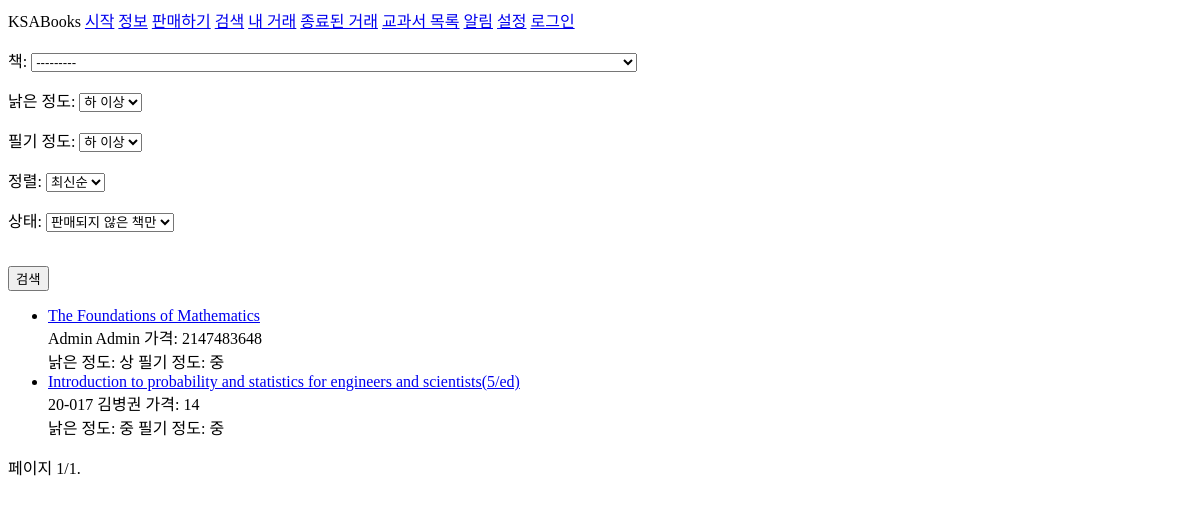
/search/, run on an earlier commit of the app's database.
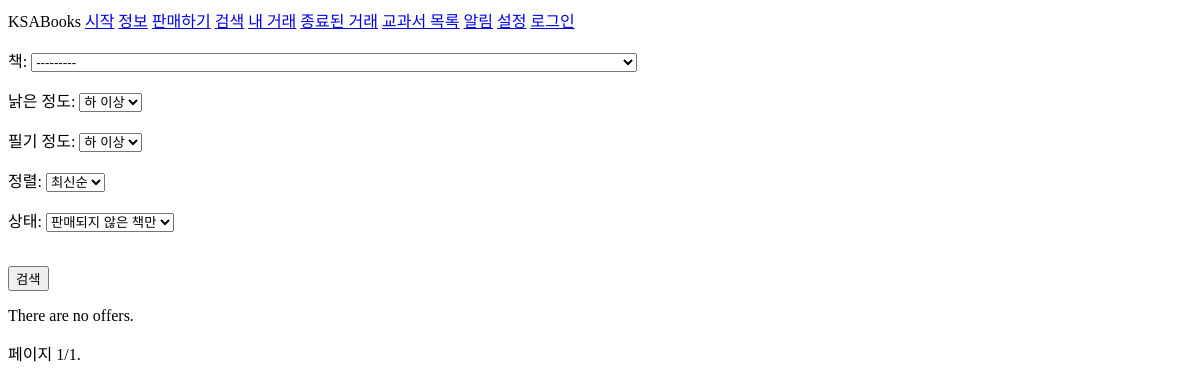
And on a later commit of the database.
### ksa_books_app/models.py (models this page shows)
class Offer(models.Model):
    seller = models.ForeignKey(settings.AUTH_USER_MODEL, on_delete=models.SET_NULL, null=True,
                               related_name='offer_seller')
    buyer = models.ForeignKey(settings.AUTH_USER_MODEL, on_delete=models.SET_NULL, null=True, blank=True,
                              related_name='offer_buyer')
    want_users = models.ManyToManyField(settings.AUTH_USER_MODEL, blank=True)
    seller_done = models.BooleanField(null=True, default=False)
    buyer_done = models.BooleanField(null=True, default=False)
    book = models.ForeignKey(Book, on_delete=models.SET_NULL, null=True, verbose_name='책')
    price = models.PositiveIntegerField(verbose_name='판매 가격')
    worn_degree = models.CharField(choices=QUALITY, max_length=1, verbose_name='낡은 정도')
    worn_explain = models.TextField(verbose_name='설명', null=True, blank=True)
    note_degree = models.CharField(choices=QUALITY, max_length=1, verbose_name='필기 정도')
    note_explain = models.TextField(verbose_name='설명', null=True, blank=True)
    other = models.TextField(verbose_name='기타 내용', null=True, blank=True)
    date_time = models.DateTimeField(auto_now_add=True, null=True)
    views = models.IntegerField(default=0)
    def get_absolute_url(self):
        return reverse('check-offer', args=[str(self.id)])

class Book(models.Model):
    title = models.CharField(max_length=100, verbose_name='제목')
    author = models.CharField(max_length=100, verbose_name='저자')
    courses = models.ManyToManyField(Course, verbose_name='과목')
    subject = models.ForeignKey(Subject, verbose_name='교과', on_delete=models.SET_NULL, null=True)
    publisher = models.CharField(max_length=100, verbose_name='출판사')
    isbn = models.CharField(max_length=13, verbose_name='ISBN',
                            help_text='13 Character <a href="https://www.isbn-international.org/content/what-isbn">ISBN number</a>')
    list_price = models.PositiveIntegerField(verbose_name='정가', null=True, blank=True)
    group_price = models.PositiveIntegerField(verbose_name='공동구매 가격', null=True, blank=True)
    using = models.BooleanField(verbose_name='사용 여부')
    class Meta:
        permissions = (
            ('load_data', 'Can load data'),
        )
        ordering = ['subject']
    def __str__(self):
        return f'({self.subject}, {self.display_courses()}){self.title}'
    def display_courses(self):
        return ', '.join([str(c) for c in self.courses.all()])
    display_courses.short_description = '수업'

class StudentUser(AbstractBaseUser, PermissionsMixin):
    objects = StudentUserManager()
    student_id = models.CharField(max_length=10, verbose_name='학번', help_text='00-000', unique=True)
    name = models.CharField(max_length=100, verbose_name='이름')
    email = models.EmailField(default=f'{student_id}@ksa.hs.kr')
    is_active = models.BooleanField(default=True)
    is_admin = models.BooleanField(default=False)
    is_superuser = models.BooleanField(default=False)
    is_staff = models.BooleanField(default=False)
    date_joined = models.DateTimeField(auto_now_add=True)
    notifications = models.ManyToManyField(Notification)
    unread_notification = models.PositiveIntegerField(default=0)
    notify_books = models.ManyToManyField(Book, verbose_name='원하는 책', blank=True)
    notify_comment = models.BooleanField(default=True, verbose_name='자신에게 댓글을 썼을 때')
    notify_new_offer = models.BooleanField(default=True, verbose_name='원하는 책이 올라왔을 때')
    notify_sold_to_user = models.BooleanField(default=True, verbose_name='자신에게 책을 판매했을 때')
    notify_sold_to_other = models.BooleanField(default=True, verbose_name='구매 신청한 책이 다른 사람에게 판매되었을 때')
    notify_new_want = models.BooleanField(default=True, verbose_name='자신의 책을 누군가 구매 신청했을 때')
    USERNAME_FIELD = 'student_id'
    REQUIRED_FIELDS = ['name']
    def __str__(self):
        return ' '.join([self.student_id, self.name])

### ksa_books_app/views.py (the view)
# urls.py: path('search/', views.search_view, name='search'),
def search_view(request):
    qs = Offer.objects.all()
    if request.user.is_authenticated:
        qs = qs.exclude(seller=request.user)
    form = SearchForm(request.GET)
    if form.is_valid():
        data = form.cleaned_data
        if data['book'] and data['book'] != '0':
            qs = qs.filter(book_id=data['book'])
        if data['min_worn_degree']:
            qs = qs.filter(worn_degree__in=data['min_worn_degree'])
        if data['min_note_degree']:
            qs = qs.filter(note_degree__in=data['min_note_degree'])
        if data['state'] == UNSOLD:
            qs = qs.filter(buyer=None)
        elif data['state'] == UNEXCHANGED:
            qs = qs.exclude(seller_done=True, buyer_done=True)
        elif data['state'] == ALL:
            pass
        if data['sort'] == NEW:
            qs = qs.order_by('date_time')
        elif data['sort'] == CHEAP:
            qs = qs.order_by('price')
    paginator = Paginator(qs, 30)
    page = request.GET.get('page')
    offers = paginator.get_page(page)
    context = {
        'form': form,
        'page_obj': offers,
        'is_paginated': True,
    }
    return render(request, 'search.html', context=context)

### ksa_books_app/forms.py
class SearchForm(forms.Form):
    book = forms.ModelChoiceField(label='책', queryset=Book.objects.all(), required=False)
    min_worn_degree = forms.ChoiceField(label='낡은 정도', choices=MIN_QUALITY, required=False)
    min_note_degree = forms.ChoiceField(label='필기 정도', choices=MIN_QUALITY, required=False)
    sort = forms.ChoiceField(label='정렬', choices=SORT, required=False)
    state = forms.ChoiceField(label='상태', choices=STATE, required=False)

### ksa_books_app/models.py (called while the page is built)
    def __str__(self):
        return self.name

    def __str__(self):
        return self.name

### ksa_books_app/templates/search.html (shortened to what this page needs)
{% extends 'base_generic.html' %}
{% block content %}
    <form method="get">
        <table>
            {{ form.as_p }}
        </table>
        <br>
        <input type="submit" value="검색">
    </form>
    {% if page_obj %}
        <ul>
            {% for object in page_obj %}
                <li>
                    <a href={{ object.get_absolute_url }}>{{ object.book.title }}</a>
                    <br>
                    <a>{{ object.seller }}</a>
                    <a>가격: {{ object.price }}</a>
                    <br>
                    <a>낡은 정도: {{ object.get_worn_degree_display }}</a>
                    <a>필기 정도: {{ object.get_note_degree_display }}</a>
                </li>
            {% endfor %}
        </ul>
    {% else %}
        <p>There are no offers.</p>
    {% endif %}
{% endblock %}

### ksa_books_app/templates/base_generic.html (shortened to what this page needs)
{% load tags %}
<!DOCTYPE html>
<html lang="ko">
<head>
</head>
<body>
    <span>KSABooks</span>
    <a href="{% url 'home' %}">시작</a>
    <a href="{% url 'about' %}">정보</a>
    <a href="{% url 'sell' %}">판매하기</a>
    <a href="{% url 'search' %}">검색</a>
    <a href="{% url 'my-offers' %}">내 거래</a>
    <a href="{% url 'past-transaction' %}">종료된 거래</a>
    <a href="{% url 'book-list' %}">교과서 목록</a>
    {% if user.unread_notification == 0 or not user.is_authenticated %}
        <a href="{% url 'notification' %}">알림</a>
    {% else %}
        <a href="{% url 'notification' %}">알림({{ user.unread_notification }})</a>
    {% endif %}
    <a href="{% url 'setting' %}">설정</a>
    {% if user.is_authenticated %}
        <a href="{% url 'logout' %}">로그아웃</a>
    {% else %}
        <a href="{% url 'login' %}">로그인</a>
    {% endif %}
    {% block content %}{% endblock %}
    {% block pagination %}
        {% if is_paginated %}
            <div>
                <span>
                    <span>
                        페이지 {{ page_obj.number }}/{{ page_obj.paginator.num_pages }}.
                    </span>
                </span>
            </div>
        {% endif %}
    {% endblock %}
</body>
</html>

### ksa_books_app/templates/base_generic.html (style rules this page uses)
table, th, td { border: 1px solid #000000; border-collapse: collapse; padding: 5px; }

What changed in the data, as far as the page shows it:
removed Offer: book "The Foundations of Mathematics", seller "Admin Admin", price "2147483648", worn_degree "상", note_degree "중"
removed Offer: book "Introduction to probability and statistics for engineers and scientists(5/ed)", seller "20-017 김병권", price "14", worn_degree "중", note_degree "중"
Also different on the page:
text now shown: "There are no offers."
